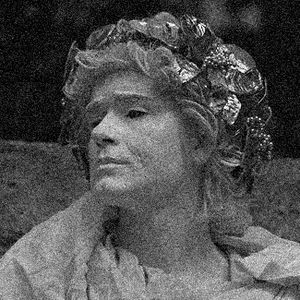
#> input picture Image Processing/Resources/noisy.jpg, 300 x 300 px, found by its file name
$ python 39_ImageSmoothing.py
#> lines starting #> are read from the running program, lines starting #| are printed output that depends on the picture
# -*- coding: utf-8 -*-
"""
Created on Fri Mar 15 21:35:43 2024

@author: SMI
"""
'''
#Image Smoothing or bluring are most common used operation in Image Processing. It is use to remove noise from the images. There are many filter  which is use for smoothing the image.
LOW Pass Filter(LPS): Use to remove Noise from the images.
High Pass Filter: Use to detect and finding edges in an image.
'''
import cv2
import numpy as np

img = cv2.imread("D:\\My codes\\Computer Vision\\Image Processing\\Resources\\noisy.jpg")
#> img is the input picture: shape (300, 300, 3); min 0, max 255, mean 80.2
img = cv2.resize(img,(400,400))
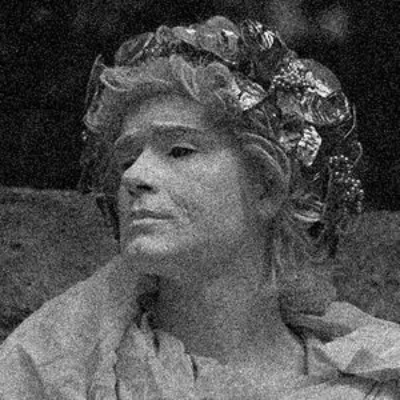
#> img: shape (400, 400, 3); min 0, max 248, mean 80.1
cv2.imshow("original",img)

#define a kernal for homogeneous function
kernel = np.ones((5,5),np.float32)/25

#FILTER NUMBER 1
#This filter works like each output pixel is the mean of its kernal neigbours
#It is homogeneous filter, where all pixel contribute with equal weight.
#kernal is a small shape or matrix which we apply on image.
#in this filter kernal is [(1/kernal(h,w))*kernal]
h_filter = cv2.filter2D(img,-1,kernel) # -1 is desired depth
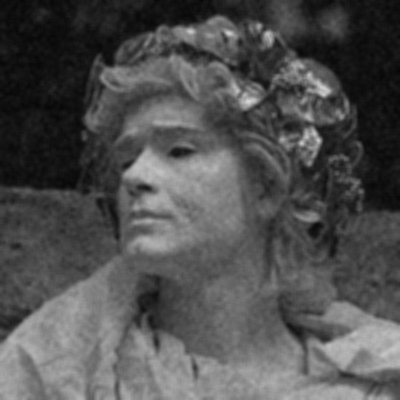
#> h_filter: shape (400, 400, 3); min 6, max 216, mean 80.1
cv2.imshow("homogeneous",h_filter)

#FILtER NUMBER 2
#Blur method or averaging
#It takes the avg of all the pixels under kernel area and
#It replaces the central element with this average..
blur = cv2.blur(img,(8,8)) #here we have image and kernel as parameter
cv2.imshow("blur",blur)

#Filter Number 3------
#It uses different weight kernel,in  row as well as col.
#Means side values are small then centre .It manage distance b/w value of pixel.
gau= cv2.GaussianBlur(img,(5,5),0) #here 0 is sigma x value
cv2.imshow("gau blur",gau)

#Filter Number 4--
#Median Filter computes the median of all the pixels under the
#Kernel window and the central pixel is replaced with this median value.
#This is highly effective in removing salt-and-pepper noise.
#here kernal size must be odd except one
med = cv2.medianBlur(img,5)
cv2.imshow("median filter",med)

#bilateral filter is highly effective at noise removal while preserving edges.
#It work like gaussian filter but more focus on edges
#It is slow as compare with other filters
#Argument (img, neigbour_pixel_diameter,sigma_color,sigma_space)
bi_f = cv2.bilateralFilter(img,9,75,75)
cv2.imshow("bi_f",bi_f)

#Now plot all the images on graph
titles = ["original_image","homo","blur","gauss","med","bi_f"]
images = [img,h_filter,blur,gau,med,bi_f]

#if you want then plot it
from matplotlib import pyplot as plt
for i in range(6):
    plt.subplot(2, 3, i+1),
    plt.imshow(images[i], 'gray')
    plt.title(titles[i])
    plt.xticks([]),plt.yticks([])
plt.show()

cv2.waitKey(0)
cv2.destroyAllWindows()

$ run again, with Image Processing/Resources/Face.jpg copied over Image Processing/Resources/noisy.jpg
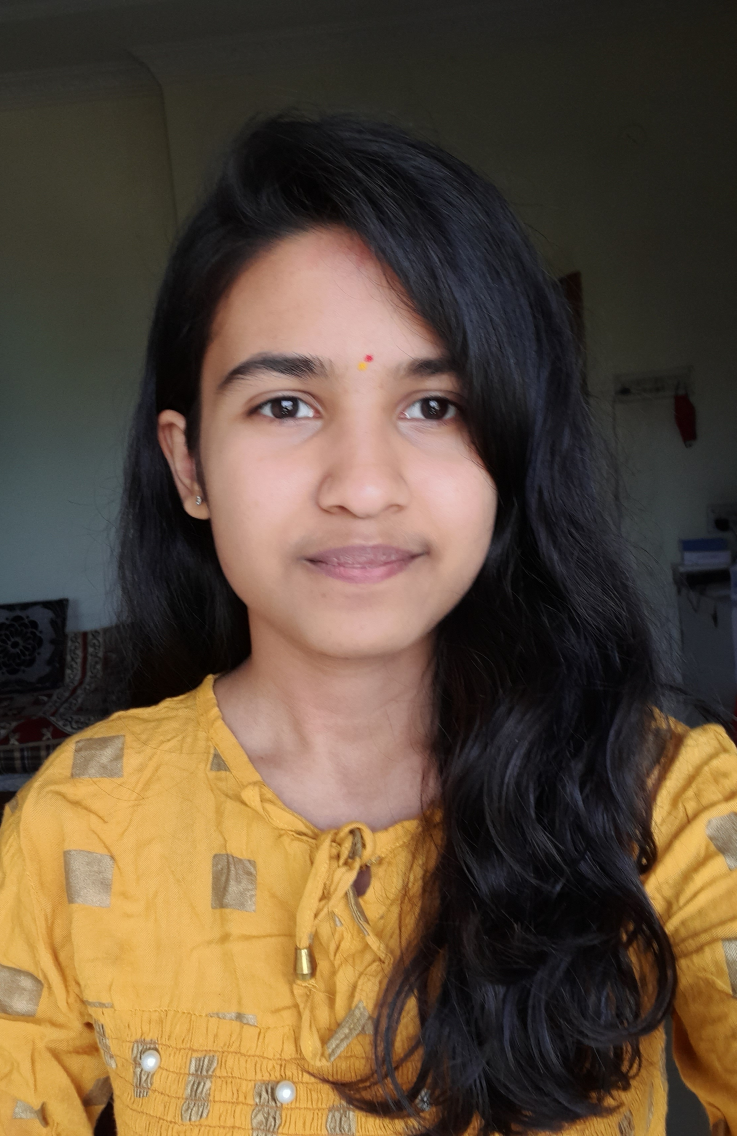
#> input picture Image Processing/Resources/Face.jpg, 2210 x 3408 px, found by its file name (shown at 1/3 size)
#> img is the input picture: shape (3408, 2210, 3); mean B, G, R 58.6, 77.8, 95.5
#> `img = cv2.resize(img,(400,400))`:
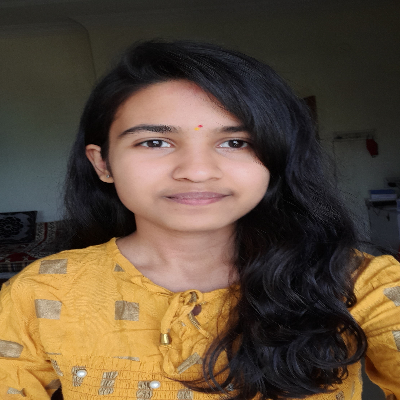
#> img: shape (400, 400, 3); mean B, G, R 58.5, 77.7, 95.4
#> `blur = cv2.blur(img,(8,8))`:
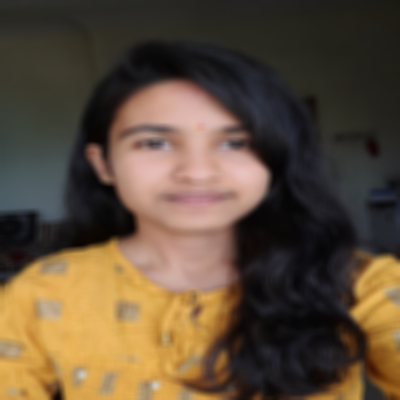
#> blur: shape (400, 400, 3); mean B, G, R 58.5, 77.6, 95.3

$ run again, with Image Processing/Resources/Nature.jpg copied over Image Processing/Resources/noisy.jpg
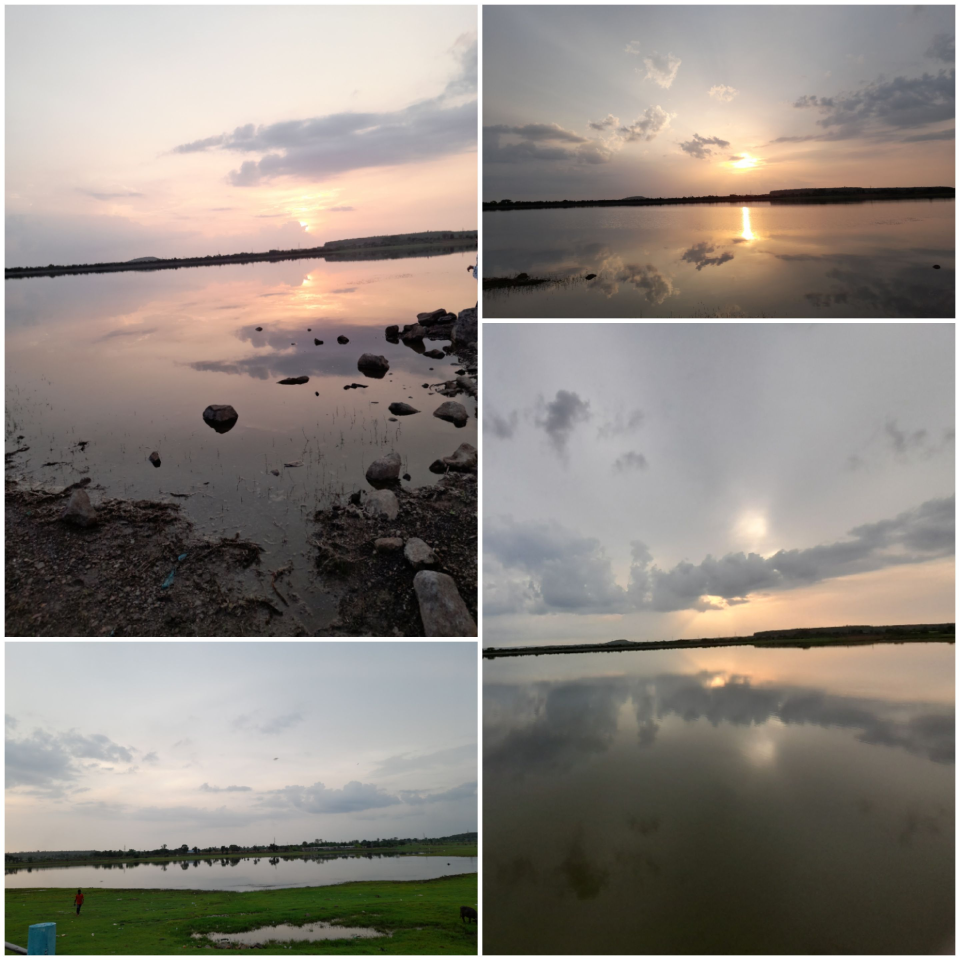
#> input picture Image Processing/Resources/Nature.jpg, 2880 x 2880 px, found by its file name (shown at 1/3 size)
#> img is the input picture: shape (2880, 2880, 3); mean B, G, R 128.2, 135.1, 141.9
#> img: shape (400, 400, 3)
#> `blur = cv2.blur(img,(8,8))`:
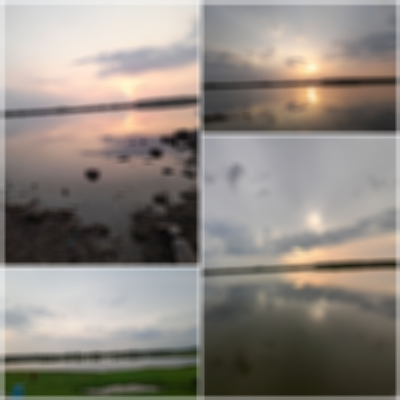
#> blur: shape (400, 400, 3); mean B, G, R 128.1, 134.9, 141.8
#> `med = cv2.medianBlur(img,5)`:
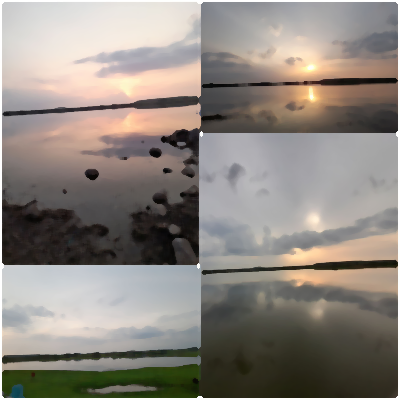
#> med: shape (400, 400, 3); mean B, G, R 127.8, 134.7, 141.6
